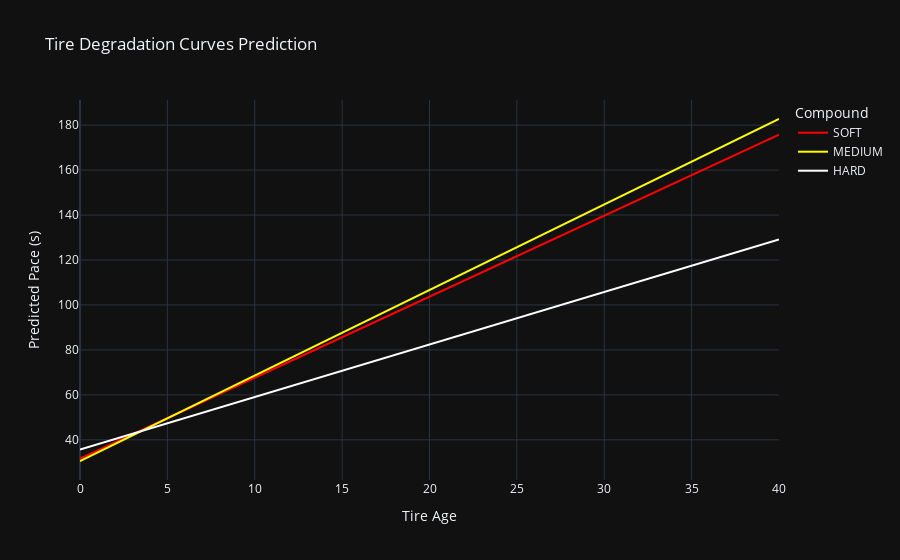

Notebook cell for this chart:
### Code cell
df_pred = pd.DataFrame(prediction_data)
fig = px.line(df_pred,
             x='Tire Age',
             y='Predicted Pace (s)',
            title='Tire Degradation Curves Prediction',
            color='Compound',
            template='plotly_dark',
            color_discrete_map={'SOFT': 'red', 'MEDIUM': 'yellow', 'HARD': 'white'})

#fig.update_layout(yaxis_title = "lap time (lower is faster)")

fig.show()

### Figure 1 — Plotly figure (JSON) as saved in the notebook; plotly's stock layout.template omitted (floating-point values rounded to 4 significant figures)
{"data": [{"hovertemplate": "Compound=SOFT<br>Tire Age=%{x}<br>Predicted Pace (s)=%{y}<extra></extra>", "legendgroup": "SOFT", "line": {"color": "red", "dash": "solid"}, "marker": {"symbol": "circle"}, "mode": "lines", "name": "SOFT", "orientation": "v", "showlegend": true, "type": "scatter", "x": [0.0, 1.0, 2.0, 3.0, 4.0, 5.0, 6.0, 7.0, 8.0, 9.0, 10.0, 11.0, 12.0, 13.0, 14.0, 15.0, 16.0, 17.0, 18.0, 19.0, 20.0, 21.0, 22.0, 23.0, 24.0, 25.0, 26.0, 27.0, 28.0, 29.0, 30.0, 31.0, 32.0, 33.0, 34.0, 35.0, 36.0, 37.0, 38.0, 39.0, 40.0], "xaxis": "x", "y": [31.6, 35.2, 38.81, 42.41, 46.01, 49.62, 53.22, 56.82, 60.43, 64.03, 67.63, 71.24, 74.84, 78.44, 82.05, 85.65, 89.25, 92.85, 96.46, 100.1, 103.7, 107.3, 110.9, 114.5, 118.1, 121.7, 125.3, 128.9, 132.5, 136.1, 139.7, 143.3, 146.9, 150.5, 154.1, 157.7, 161.3, 164.9, 168.5, 172.1, 175.7], "yaxis": "y"}, {"hovertemplate": "Compound=MEDIUM<br>Tire Age=%{x}<br>Predicted Pace (s)=%{y}<extra></extra>", "legendgroup": "MEDIUM", "line": {"color": "yellow", "dash": "solid"}, "marker": {"symbol": "circle"}, "mode": "lines", "name": "MEDIUM", "orientation": "v", "showlegend": true, "type": "scatter", "x": [0.0, 1.0, 2.0, 3.0, 4.0, 5.0, 6.0, 7.0, 8.0, 9.0, 10.0, 11.0, 12.0, 13.0, 14.0, 15.0, 16.0, 17.0, 18.0, 19.0, 20.0, 21.0, 22.0, 23.0, 24.0, 25.0, 26.0, 27.0, 28.0, 29.0, 30.0, 31.0, 32.0, 33.0, 34.0, 35.0, 36.0, 37.0, 38.0, 39.0, 40.0], "xaxis": "x", "y": [30.58, 34.39, 38.19, 42.0, 45.8, 49.6, 53.41, 57.21, 61.01, 64.82, 68.62, 72.42, 76.23, 80.03, 83.84, 87.64, 91.44, 95.25, 99.05, 102.9, 106.7, 110.5, 114.3, 118.1, 121.9, 125.7, 129.5, 133.3, 137.1, 140.9, 144.7, 148.5, 152.3, 156.1, 159.9, 163.7, 167.5, 171.3, 175.1, 178.9, 182.7], "yaxis": "y"}, {"hovertemplate": "Compound=HARD<br>Tire Age=%{x}<br>Predicted Pace (s)=%{y}<extra></extra>", "legendgroup": "HARD", "line": {"color": "white", "dash": "solid"}, "marker": {"symbol": "circle"}, "mode": "lines", "name": "HARD", "orientation": "v", "showlegend": true, "type": "scatter", "x": [0.0, 1.0, 2.0, 3.0, 4.0, 5.0, 6.0, 7.0, 8.0, 9.0, 10.0, 11.0, 12.0, 13.0, 14.0, 15.0, 16.0, 17.0, 18.0, 19.0, 20.0, 21.0, 22.0, 23.0, 24.0, 25.0, 26.0, 27.0, 28.0, 29.0, 30.0, 31.0, 32.0, 33.0, 34.0, 35.0, 36.0, 37.0, 38.0, 39.0, 40.0], "xaxis": "x", "y": [35.7, 38.04, 40.37, 42.71, 45.05, 47.38, 49.72, 52.06, 54.39, 56.73, 59.07, 61.4, 63.74, 66.08, 68.41, 70.75, 73.09, 75.42, 77.76, 80.1, 82.43, 84.77, 87.11, 89.44, 91.78, 94.12, 96.45, 98.79, 101.1, 103.5, 105.8, 108.1, 110.5, 112.8, 115.1, 117.5, 119.8, 122.2, 124.5, 126.8, 129.2], "yaxis": "y"}], "layout": {"legend": {"title": {"text": "Compound"}, "tracegroupgap": 0}, "title": {"text": "Tire Degradation Curves Prediction"}, "xaxis": {"anchor": "y", "domain": [0, 1], "title": {"text": "Tire Age"}}, "yaxis": {"anchor": "x", "domain": [0, 1], "title": {"text": "Predicted Pace (s)"}}}}
